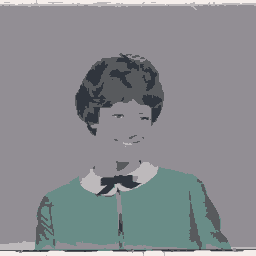
%> input picture 000006_9,35626.bmp, 256 x 256 px
$ octave algorithmOtsu.m   (GNU Octave 9; MATLAB toolbox functions it lacks are replaced by stand-ins)
%> lines starting %> are read from the running program, lines starting %| are printed output that depends on the picture; in (x1, y1, x2, y2) boxes, pixels count from 0 and x2, y2 are one past the last pixel; in counts of white or black regions, pixels touching at a corner belong together; the program's own positions count from 1
% SMALL TEST IMAGE  :  'C:\Users\Master\Documents\MyWork\ProgIOPics\pic4x4\4x4png1.png'
% LENA TEST IMAGE   : 'C:\Users\Master\Documents\MyWork\ProgIOPics\lcnt24.png'
% 0. read image from file
[fileName, pathToFolder, filterIndex]=uigetfile({'*.png';'*.bmp'},'Select png-image...');
%> the answer given: 000006_9,35626.bmp
pathToFile=fullfile(pathToFolder, fileName);
if( size(pathToFile,2)==3)
    msgbox('Empty pathToFile');
    return;
end;
splitedString = strsplit(fileName,'.');
splitedStringLength=length(splitedString);
fileExtension=char(splitedString(splitedStringLength));

img=imread(pathToFile,fileExtension);
%> img is the input picture: size 256x256x3 uint8; mean R, G, B 137, 139.5, 143.4


imgDimentions=size(img);
%> imgDimentions = [256 256 3]
imgHight=imgDimentions(1,1);
%> imgHight = 256
imgWidth=imgDimentions(1,2);
%> imgWidth = 256
totalPixelNumber=imgWidth*imgHight;
%> totalPixelNumber = 65536

% 1. make image grayscale
imgGS=img;
for i=1:1:imgHight
    for j=1:1:imgWidth
        gray=img(i,j,1)*.2126+img(i,j,2)*.7152+img(i,j,3)*.0722;
        gray=floor(gray); % округление до целых. отбрасываем дробный хвост
        imgGS(i,j,1)=gray; imgGS(i,j,2)=gray; imgGS(i,j,3)=gray;
    end
end;
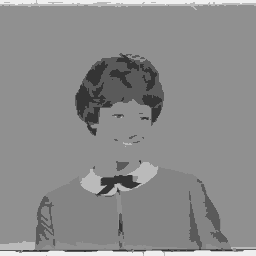
%> imgGS: size 256x256x3 uint8; min 52, max 239, mean 139.7

% 2. get intensity histogram
aIntensityHistogram=zeros(1, 256);
pixelIntensity=0;
for i=1:1:imgHight
    for j=1:1:imgWidth
        pixelIntensity=imgGS(i,j);
        aIntensityHistogram(pixelIntensity+1)=aIntensityHistogram(pixelIntensity+1)+1;
    end
end;
%> after the loop, aIntensityHistogram = 256 values, max 45540 at index 145, min 0 at index 1, mean 256

% 3. get threshold level of binarization
sum=0; %summarized intensity of considered grayscale image
for i=1:1:256
    sum=sum+i*aIntensityHistogram(i);
end
%> this loop made 256 passes
%> sum on passes 1 to 3: 0, 0, 0
%> after the loop, sum = 9222295
sumB=0; % суммарная яркость множества набираемых пикселей
sumF=0; % суммарная яркость уменьшаемого множества пикселей
mB=0; % средняя яркость пикселя в набираемом множестве
mF=0; % средняя яркость пикселя в уменьшаемом множестве
wB=0; % количество пикселей в набираемом множестве
wF=0; % количество пикселей в уменьшаемом множестве
varianceBetween=0;
varianceMax=0;
thresholdLevel=0;

for i=1:1:256
    wB=wB+aIntensityHistogram(i);
    if (wB==0)
        continue;
    end
    wF=totalPixelNumber-wB;
    if(wF==0)
        break;
    end;
    sumB=sumB+i*aIntensityHistogram(i);
    sumF=sum-sumB;
    mB=sumB/wB;
    mF=sumF/wF;
    varianceBetween= wB*wF*((mB-mF)*(mB-mF));
    if (varianceBetween>varianceMax)
        varianceMax=varianceBetween;
        thresholdLevel=i;
    end;
end;
%> this loop made 240 passes
%> (wB, varianceMax) on pass 53: (2265, 1.18e+12)
%> after the loop, sumB = 8739175; thresholdLevel = 91; varianceMax = 1.84e+12; wB = 65536


% 4. binarization
imgBW=imgGS;
for i=1:1:imgHight
    for j=1:1:imgWidth
        if( imgGS(i,j,1)<=thresholdLevel )
            imgBW(i,j,1)=0; imgBW(i,j,2)=0; imgBW(i,j,3)=0;
        elseif( imgGS(i,j,1)>thresholdLevel )
            imgBW(i,j,1)=256; imgBW(i,j,2)=256; imgBW(i,j,3)=256;
        end;
    end;
end;
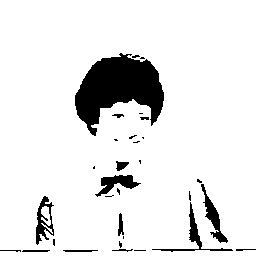
%> imgBW: size 256x256x3 uint8; 90.3% white; 31 black regions (17 under 20 px), largest, box (x1, y1, x2, y2) and area: (75, 53, 164, 136) 4120, (201, 184, 228, 243) 430, (95, 175, 141, 197) 422

imshow(imgBW)

% 5.изменить название
splitedString = strsplit(fileName,'.');
fileTitle=char(splitedString(1));
fileNameNew=strcat(fileTitle,'_Otsu',num2str(thresholdLevel),'.png'); % fileExtension
%> fileNameNew = '000006_9,35626_Otsu91.png'
pathToFileNew=fullfile(pathToFolder,fileNameNew);
% -- и сохранить в туже папку
imwrite(imgBW, pathToFileNew);
